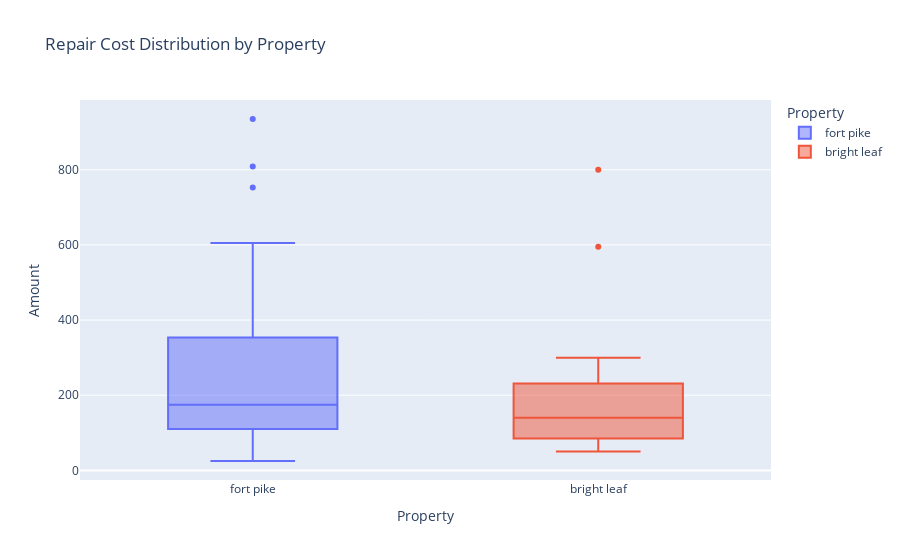

This figure's notebook cell:
### Code cell
fig = px.box(repairs, x="Property", y="Amount", color="Property", title="Repair Cost Distribution by Property")
fig

### Figure 1 — Plotly figure (JSON) as saved in the notebook; plotly's stock layout.template omitted (floating-point values rounded to 4 significant figures)
{"data": [{"alignmentgroup": "True", "hovertemplate": "Property=%{x}<br>Amount=%{y}<extra></extra>", "legendgroup": "fort pike", "marker": {"color": "#636efa"}, "name": "fort pike", "notched": false, "offsetgroup": "fort pike", "orientation": "v", "showlegend": true, "type": "box", "x": ["fort pike", "fort pike", "fort pike", "fort pike", "fort pike", "fort pike", "fort pike", "fort pike", "fort pike", "fort pike", "fort pike", "fort pike", "fort pike", "fort pike", "fort pike", "fort pike", "fort pike", "fort pike", "fort pike", "fort pike", "fort pike", "fort pike", "fort pike", "fort pike", "fort pike", "fort pike", "fort pike", "fort pike", "fort pike", "fort pike", "fort pike", "fort pike", "fort pike", "fort pike", "fort pike", "fort pike", "fort pike", "fort pike", "fort pike", "fort pike", "fort pike", "fort pike", "fort pike"], "x0": " ", "xaxis": "x", "y": [360, 86, 160, 68, 215, 175, 75, 165, 110, 55, 605, 260.5, 520, 200, 140, 147.5, 35, 935, 265, 753, 473.8, 105, 175, 505, 120, 563.2, 265, 202.4, 25, 808.3, 185, 140, 110, 105, 230, 383.8, 285, 110, 120, 114, 80, 375, 335], "y0": " ", "yaxis": "y"}, {"alignmentgroup": "True", "hovertemplate": "Property=%{x}<br>Amount=%{y}<extra></extra>", "legendgroup": "bright leaf", "marker": {"color": "#EF553B"}, "name": "bright leaf", "notched": false, "offsetgroup": "bright leaf", "orientation": "v", "showlegend": true, "type": "box", "x": ["bright leaf", "bright leaf", "bright leaf", "bright leaf", "bright leaf", "bright leaf", "bright leaf", "bright leaf", "bright leaf", "bright leaf", "bright leaf", "bright leaf", "bright leaf", "bright leaf", "bright leaf", "bright leaf"], "x0": " ", "xaxis": "x", "y": [225, 195, 237, 125, 105, 50, 95, 595, 220.0, 300, 85, 50, 155, 85, 800, 85], "y0": " ", "yaxis": "y"}], "layout": {"boxmode": "overlay", "legend": {"title": {"text": "Property"}, "tracegroupgap": 0}, "title": {"text": "Repair Cost Distribution by Property"}, "xaxis": {"anchor": "y", "categoryarray": ["fort pike", "bright leaf"], "categoryorder": "array", "domain": [0, 1], "title": {"text": "Property"}}, "yaxis": {"anchor": "x", "domain": [0, 1], "title": {"text": "Amount"}}}}
